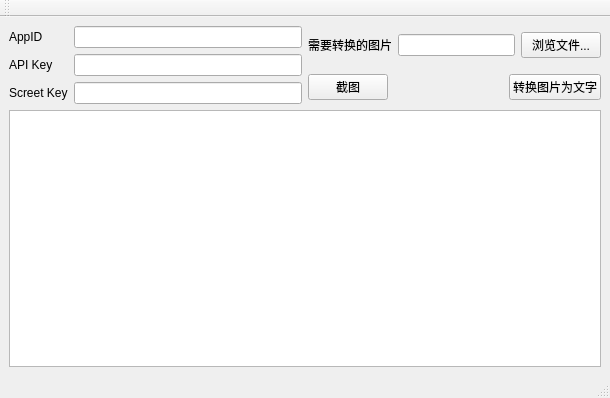
<?xml version="1.0" encoding="UTF-8"?>
<ui version="4.0">
 <class>MainWindow</class>
 <widget class="QMainWindow" name="MainWindow">
  <property name="geometry">
   <rect>
    <x>0</x>
    <y>0</y>
    <width>610</width>
    <height>398</height>
   </rect>
  </property>
  <property name="windowTitle">
   <string>百度API识别文字</string>
  </property>
  <widget class="QWidget" name="centralwidget">
   <layout class="QGridLayout" name="gridLayout_2">
    <item row="0" column="0" rowspan="2">
     <layout class="QGridLayout" name="gridLayout">
      <item row="0" column="0">
       <widget class="QLabel" name="label">
        <property name="text">
         <string>AppID</string>
        </property>
       </widget>
      </item>
      <item row="0" column="1">
       <widget class="QLineEdit" name="appid">
        <property name="text">
         <string/>
        </property>
       </widget>
      </item>
      <item row="1" column="0">
       <widget class="QLabel" name="label_2">
        <property name="text">
         <string>API Key</string>
        </property>
       </widget>
      </item>
      <item row="1" column="1">
       <widget class="QLineEdit" name="apikey">
        <property name="text">
         <string/>
        </property>
       </widget>
      </item>
      <item row="2" column="0">
       <widget class="QLabel" name="label_3">
        <property name="text">
         <string>Screet Key</string>
        </property>
       </widget>
      </item>
      <item row="2" column="1">
       <widget class="QLineEdit" name="screetkey">
        <property name="text">
         <string/>
        </property>
       </widget>
      </item>
     </layout>
    </item>
    <item row="0" column="1">
     <layout class="QHBoxLayout" name="horizontalLayout">
      <item>
       <widget class="QLabel" name="label_4">
        <property name="text">
         <string>需要转换的图片</string>
        </property>
       </widget>
      </item>
      <item>
       <widget class="QLineEdit" name="filePath"/>
      </item>
      <item>
       <widget class="QPushButton" name="btnBrowse">
        <property name="text">
         <string>浏览文件...</string>
        </property>
       </widget>
      </item>
     </layout>
    </item>
    <item row="1" column="1">
     <layout class="QHBoxLayout" name="horizontalLayout_2">
      <item>
       <widget class="QPushButton" name="btnScreen">
        <property name="text">
         <string>截图</string>
        </property>
       </widget>
      </item>
      <item>
       <spacer name="horizontalSpacer">
        <property name="orientation">
         <enum>Qt::Horizontal</enum>
        </property>
        <property name="sizeHint" stdset="0">
         <size>
          <width>40</width>
          <height>20</height>
         </size>
        </property>
       </spacer>
      </item>
      <item>
       <widget class="QPushButton" name="btnConvert">
        <property name="text">
         <string>转换图片为文字</string>
        </property>
       </widget>
      </item>
     </layout>
    </item>
    <item row="2" column="0" colspan="2">
     <widget class="QPlainTextEdit" name="plainTextEdit"/>
    </item>
   </layout>
  </widget>
  <widget class="QMenuBar" name="menubar">
   <property name="geometry">
    <rect>
     <x>0</x>
     <y>0</y>
     <width>610</width>
     <height>18</height>
    </rect>
   </property>
  </widget>
  <widget class="QStatusBar" name="statusbar"/>
  <widget class="QToolBar" name="toolBar">
   <property name="windowTitle">
    <string>toolBar</string>
   </property>
   <attribute name="toolBarArea">
    <enum>TopToolBarArea</enum>
   </attribute>
   <attribute name="toolBarBreak">
    <bool>false</bool>
   </attribute>
  </widget>
  <action name="actionNew">
   <property name="text">
    <string>New</string>
   </property>
  </action>
 </widget>
 <resources/>
 <connections/>
</ui>
